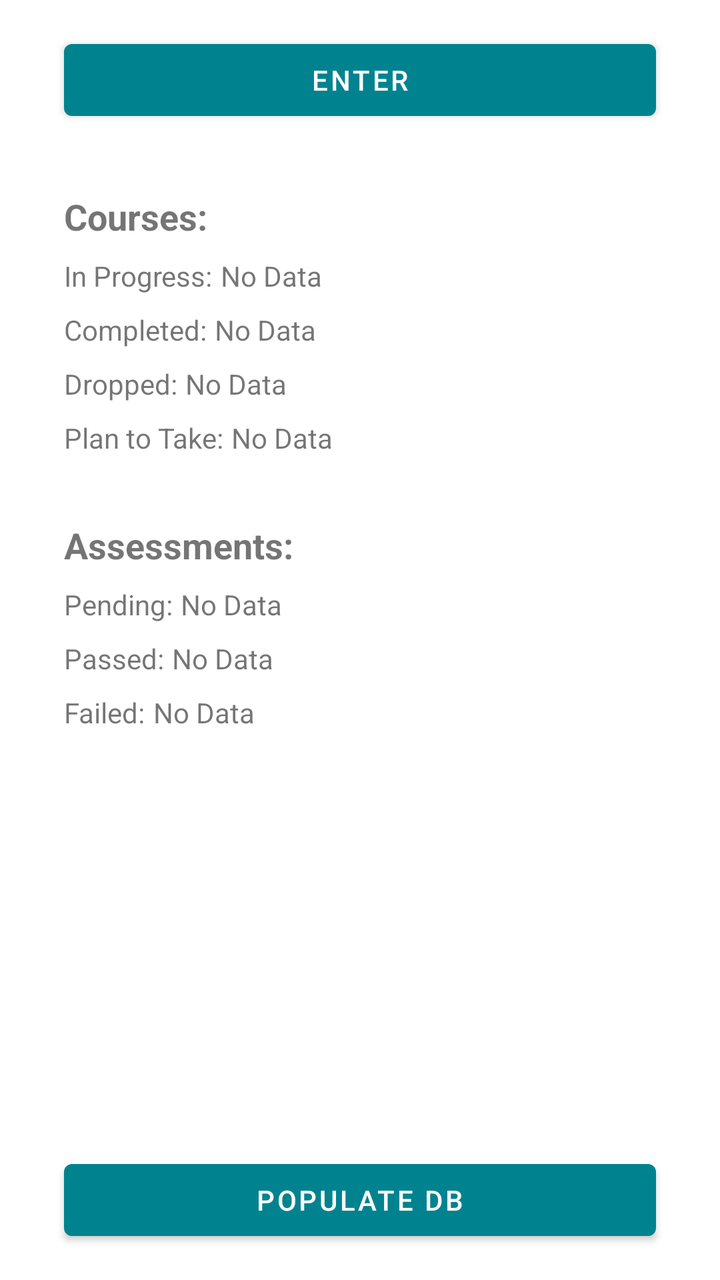
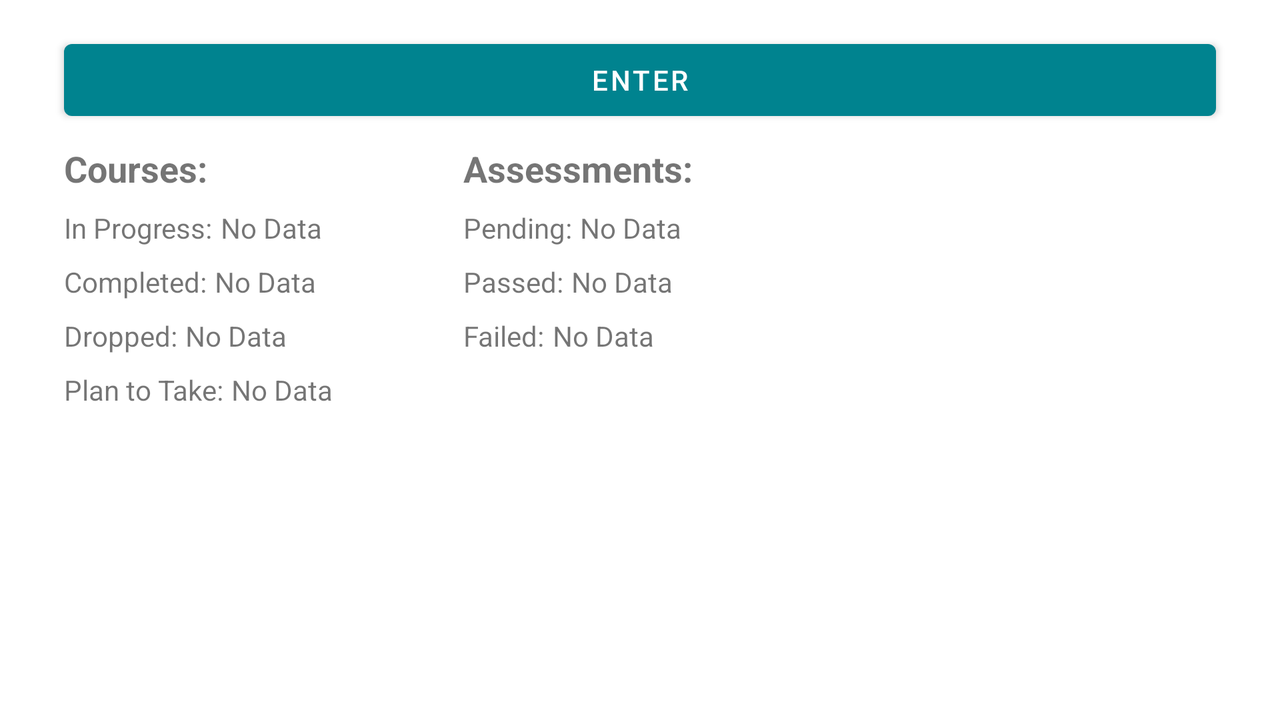

Two renders of one Android screen. The first uses the default layout on a phone; the second uses the alternative layout the repository ships for a different screen configuration, on a matching device. The two XML files are below.
<!-- AndroidManifest.xml: application theme Theme.TermManager -->
<!-- res/layout/activity_main.xml -->
<?xml version="1.0" encoding="utf-8"?>
<androidx.constraintlayout.widget.ConstraintLayout xmlns:android="http://schemas.android.com/apk/res/android"
    xmlns:app="http://schemas.android.com/apk/res-auto"
    xmlns:tools="http://schemas.android.com/tools"
    android:layout_width="match_parent"
    android:layout_height="match_parent"
    tools:context=".MainActivity">

    <Button
        android:id="@+id/enterButton"
        android:layout_width="0dp"
        android:layout_height="wrap_content"
        android:layout_marginStart="32dp"
        android:layout_marginTop="16dp"
        android:layout_marginEnd="32dp"
        android:text="Enter"
        app:layout_constraintEnd_toEndOf="parent"
        app:layout_constraintStart_toStartOf="parent"
        app:layout_constraintTop_toTopOf="parent" />

    <TextView
        android:id="@+id/textView"
        android:layout_width="wrap_content"
        android:layout_height="wrap_content"
        android:layout_marginTop="32dp"
        android:text="Courses:"
        android:textSize="18sp"
        android:textStyle="bold"
        app:layout_constraintStart_toStartOf="@+id/enterButton"
        app:layout_constraintTop_toBottomOf="@+id/enterButton" />

    <TextView
        android:id="@+id/textView2"
        android:layout_width="wrap_content"
        android:layout_height="wrap_content"
        android:layout_marginTop="8dp"
        android:text="In Progress:"
        app:layout_constraintStart_toStartOf="@+id/textView"
        app:layout_constraintTop_toBottomOf="@+id/textView" />

    <TextView
        android:id="@+id/textView3"
        android:layout_width="wrap_content"
        android:layout_height="wrap_content"
        android:layout_marginTop="8dp"
        android:text="Completed:"
        app:layout_constraintStart_toStartOf="@+id/textView2"
        app:layout_constraintTop_toBottomOf="@+id/textView2" />

    <TextView
        android:id="@+id/textView4"
        android:layout_width="wrap_content"
        android:layout_height="wrap_content"
        android:layout_marginTop="8dp"
        android:text="Dropped:"
        app:layout_constraintStart_toStartOf="@+id/textView3"
        app:layout_constraintTop_toBottomOf="@+id/textView3" />

    <TextView
        android:id="@+id/textView5"
        android:layout_width="wrap_content"
        android:layout_height="wrap_content"
        android:layout_marginTop="8dp"
        android:text="Plan to Take:"
        app:layout_constraintStart_toStartOf="@+id/textView4"
        app:layout_constraintTop_toBottomOf="@+id/textView4" />

    <TextView
        android:id="@+id/textView6"
        android:layout_width="wrap_content"
        android:layout_height="wrap_content"
        android:layout_marginTop="32dp"
        android:text="Assessments:"
        android:textSize="18sp"
        android:textStyle="bold"
        app:layout_constraintStart_toStartOf="@+id/textView5"
        app:layout_constraintTop_toBottomOf="@+id/textView5" />

    <TextView
        android:id="@+id/textView7"
        android:layout_width="wrap_content"
        android:layout_height="wrap_content"
        android:layout_marginTop="8dp"
        android:text="Pending:"
        app:layout_constraintStart_toStartOf="@+id/textView6"
        app:layout_constraintTop_toBottomOf="@+id/textView6" />

    <TextView
        android:id="@+id/textView8"
        android:layout_width="wrap_content"
        android:layout_height="wrap_content"
        android:layout_marginTop="8dp"
        android:text="Passed:"
        app:layout_constraintStart_toStartOf="@+id/textView7"
        app:layout_constraintTop_toBottomOf="@+id/textView7" />

    <TextView
        android:id="@+id/textView9"
        android:layout_width="wrap_content"
        android:layout_height="wrap_content"
        android:layout_marginTop="8dp"
        android:text="Failed:"
        app:layout_constraintStart_toStartOf="@+id/textView8"
        app:layout_constraintTop_toBottomOf="@+id/textView8" />

    <TextView
        android:id="@+id/inProgressText"
        android:layout_width="wrap_content"
        android:layout_height="wrap_content"
        android:layout_marginStart="4dp"
        android:layout_marginTop="8dp"
        android:text="No Data"
        app:layout_constraintStart_toEndOf="@+id/textView2"
        app:layout_constraintTop_toBottomOf="@+id/textView" />

    <TextView
        android:id="@+id/completedText"
        android:layout_width="wrap_content"
        android:layout_height="wrap_content"
        android:layout_marginStart="4dp"
        android:layout_marginTop="8dp"
        android:text="No Data"
        app:layout_constraintStart_toEndOf="@+id/textView3"
        app:layout_constraintTop_toBottomOf="@+id/inProgressText" />

    <TextView
        android:id="@+id/droppedText"
        android:layout_width="wrap_content"
        android:layout_height="wrap_content"
        android:layout_marginStart="4dp"
        android:layout_marginTop="8dp"
        android:text="No Data"
        app:layout_constraintStart_toEndOf="@+id/textView4"
        app:layout_constraintTop_toBottomOf="@+id/completedText" />

    <TextView
        android:id="@+id/planToTakeText"
        android:layout_width="wrap_content"
        android:layout_height="wrap_content"
        android:layout_marginStart="4dp"
        android:layout_marginTop="8dp"
        android:text="No Data"
        app:layout_constraintStart_toEndOf="@+id/textView5"
        app:layout_constraintTop_toBottomOf="@+id/droppedText" />

    <TextView
        android:id="@+id/pendingText"
        android:layout_width="wrap_content"
        android:layout_height="wrap_content"
        android:layout_marginStart="4dp"
        android:layout_marginTop="8dp"
        android:text="No Data"
        app:layout_constraintStart_toEndOf="@+id/textView7"
        app:layout_constraintTop_toBottomOf="@+id/textView6" />

    <TextView
        android:id="@+id/passedText"
        android:layout_width="wrap_content"
        android:layout_height="wrap_content"
        android:layout_marginStart="4dp"
        android:layout_marginTop="8dp"
        android:text="No Data"
        app:layout_constraintStart_toEndOf="@+id/textView8"
        app:layout_constraintTop_toBottomOf="@+id/pendingText" />

    <TextView
        android:id="@+id/failedText"
        android:layout_width="wrap_content"
        android:layout_height="wrap_content"
        android:layout_marginStart="4dp"
        android:layout_marginTop="8dp"
        android:text="No Data"
        app:layout_constraintStart_toEndOf="@+id/textView9"
        app:layout_constraintTop_toBottomOf="@+id/passedText" />

    <Button
        android:id="@+id/populateDbButton"
        android:layout_width="0dp"
        android:layout_height="wrap_content"
        android:layout_marginStart="32dp"
        android:layout_marginEnd="32dp"
        android:layout_marginBottom="16dp"
        android:text="Populate DB"
        app:layout_constraintBottom_toBottomOf="parent"
        app:layout_constraintEnd_toEndOf="parent"
        app:layout_constraintStart_toStartOf="parent" />
</androidx.constraintlayout.widget.ConstraintLayout>
<!-- resources referenced by this layout -->
<resources>
  <style name="Theme.TermManager" parent="Theme.MaterialComponents.DayNight.DarkActionBar">
          
          <item name="colorPrimary">#00838F</item>
          <item name="colorPrimaryVariant">@color/black</item>
          <item name="colorOnPrimary">@color/white</item>
          
          <item name="colorSecondary">@color/teal_200</item>
          <item name="colorSecondaryVariant">@color/teal_700</item>
          <item name="colorOnSecondary">@color/black</item>
          
          <item name="android:statusBarColor" tools:targetApi="l">?attr/colorPrimaryVariant</item>
          
      </style>
</resources>
<!-- res/layout-land/activity_main.xml (the repository's variant of the layout above) -->
<!-- drawn on the phone turned sideways -->
<?xml version="1.0" encoding="utf-8"?>
<ScrollView xmlns:android="http://schemas.android.com/apk/res/android"
    xmlns:app="http://schemas.android.com/apk/res-auto"
    xmlns:tools="http://schemas.android.com/tools"
    android:layout_width="match_parent"
    android:layout_height="match_parent"
    android:fillViewport="true"
    android:isScrollContainer="true"
    android:scrollIndicators="right"
    android:scrollbarStyle="insideOverlay"
    tools:context=".CourseEditActivity">
<androidx.constraintlayout.widget.ConstraintLayout
    android:id="@+id/activity_main"
    android:layout_width="match_parent"
    android:layout_height="match_parent"
    tools:context=".MainActivity">

    <Button
        android:id="@+id/enterButton"
        android:layout_width="0dp"
        android:layout_height="wrap_content"
        android:layout_marginStart="32dp"
        android:layout_marginTop="16dp"
        android:layout_marginEnd="32dp"
        android:text="Enter"
        app:layout_constraintEnd_toEndOf="parent"
        app:layout_constraintStart_toStartOf="parent"
        app:layout_constraintTop_toTopOf="parent" />

    <TextView
        android:id="@+id/textView"
        android:layout_width="wrap_content"
        android:layout_height="wrap_content"
        android:layout_marginTop="8dp"
        android:text="Courses:"
        android:textSize="18sp"
        android:textStyle="bold"
        app:layout_constraintStart_toStartOf="@+id/enterButton"
        app:layout_constraintTop_toBottomOf="@+id/enterButton" />

    <TextView
        android:id="@+id/textView2"
        android:layout_width="wrap_content"
        android:layout_height="wrap_content"
        android:layout_marginTop="8dp"
        android:text="In Progress:"
        app:layout_constraintStart_toStartOf="@+id/textView"
        app:layout_constraintTop_toBottomOf="@+id/textView" />

    <TextView
        android:id="@+id/textView3"
        android:layout_width="wrap_content"
        android:layout_height="wrap_content"
        android:layout_marginTop="8dp"
        android:text="Completed:"
        app:layout_constraintStart_toStartOf="@+id/textView2"
        app:layout_constraintTop_toBottomOf="@+id/textView2" />

    <TextView
        android:id="@+id/textView4"
        android:layout_width="wrap_content"
        android:layout_height="wrap_content"
        android:layout_marginTop="8dp"
        android:text="Dropped:"
        app:layout_constraintStart_toStartOf="@+id/textView3"
        app:layout_constraintTop_toBottomOf="@+id/textView3" />

    <TextView
        android:id="@+id/textView5"
        android:layout_width="wrap_content"
        android:layout_height="wrap_content"
        android:layout_marginTop="8dp"
        android:text="Plan to Take:"
        app:layout_constraintStart_toStartOf="@+id/textView4"
        app:layout_constraintTop_toBottomOf="@+id/textView4" />

    <TextView
        android:id="@+id/textView6"
        android:layout_width="wrap_content"
        android:layout_height="wrap_content"
        android:layout_marginStart="128dp"
        android:text="Assessments:"
        android:textSize="18sp"
        android:textStyle="bold"
        app:layout_constraintBaseline_toBaselineOf="@+id/textView"
        app:layout_constraintStart_toEndOf="@+id/textView" />

    <TextView
        android:id="@+id/textView7"
        android:layout_width="wrap_content"
        android:layout_height="wrap_content"
        android:layout_marginTop="8dp"
        android:text="Pending:"
        app:layout_constraintStart_toStartOf="@+id/textView6"
        app:layout_constraintTop_toBottomOf="@+id/textView6" />

    <TextView
        android:id="@+id/textView8"
        android:layout_width="wrap_content"
        android:layout_height="wrap_content"
        android:layout_marginTop="8dp"
        android:text="Passed:"
        app:layout_constraintStart_toStartOf="@+id/textView7"
        app:layout_constraintTop_toBottomOf="@+id/textView7" />

    <TextView
        android:id="@+id/textView9"
        android:layout_width="wrap_content"
        android:layout_height="wrap_content"
        android:layout_marginTop="8dp"
        android:text="Failed:"
        app:layout_constraintStart_toStartOf="@+id/textView8"
        app:layout_constraintTop_toBottomOf="@+id/textView8" />

    <TextView
        android:id="@+id/inProgressText"
        android:layout_width="wrap_content"
        android:layout_height="wrap_content"
        android:layout_marginStart="4dp"
        android:layout_marginTop="8dp"
        android:text="No Data"
        app:layout_constraintStart_toEndOf="@+id/textView2"
        app:layout_constraintTop_toBottomOf="@+id/textView" />

    <TextView
        android:id="@+id/completedText"
        android:layout_width="wrap_content"
        android:layout_height="wrap_content"
        android:layout_marginStart="4dp"
        android:layout_marginTop="8dp"
        android:text="No Data"
        app:layout_constraintStart_toEndOf="@+id/textView3"
        app:layout_constraintTop_toBottomOf="@+id/inProgressText" />

    <TextView
        android:id="@+id/droppedText"
        android:layout_width="wrap_content"
        android:layout_height="wrap_content"
        android:layout_marginStart="4dp"
        android:layout_marginTop="8dp"
        android:text="No Data"
        app:layout_constraintStart_toEndOf="@+id/textView4"
        app:layout_constraintTop_toBottomOf="@+id/completedText" />

    <TextView
        android:id="@+id/planToTakeText"
        android:layout_width="wrap_content"
        android:layout_height="wrap_content"
        android:layout_marginStart="4dp"
        android:layout_marginTop="8dp"
        android:text="No Data"
        app:layout_constraintStart_toEndOf="@+id/textView5"
        app:layout_constraintTop_toBottomOf="@+id/droppedText" />

    <TextView
        android:id="@+id/pendingText"
        android:layout_width="wrap_content"
        android:layout_height="wrap_content"
        android:layout_marginStart="4dp"
        android:layout_marginTop="8dp"
        android:text="No Data"
        app:layout_constraintStart_toEndOf="@+id/textView7"
        app:layout_constraintTop_toBottomOf="@+id/textView6" />

    <TextView
        android:id="@+id/passedText"
        android:layout_width="wrap_content"
        android:layout_height="wrap_content"
        android:layout_marginStart="4dp"
        android:layout_marginTop="8dp"
        android:text="No Data"
        app:layout_constraintStart_toEndOf="@+id/textView8"
        app:layout_constraintTop_toBottomOf="@+id/pendingText" />

    <TextView
        android:id="@+id/failedText"
        android:layout_width="wrap_content"
        android:layout_height="wrap_content"
        android:layout_marginStart="4dp"
        android:layout_marginTop="8dp"
        android:text="No Data"
        app:layout_constraintStart_toEndOf="@+id/textView9"
        app:layout_constraintTop_toBottomOf="@+id/passedText" />
    
</androidx.constraintlayout.widget.ConstraintLayout>
</ScrollView>
